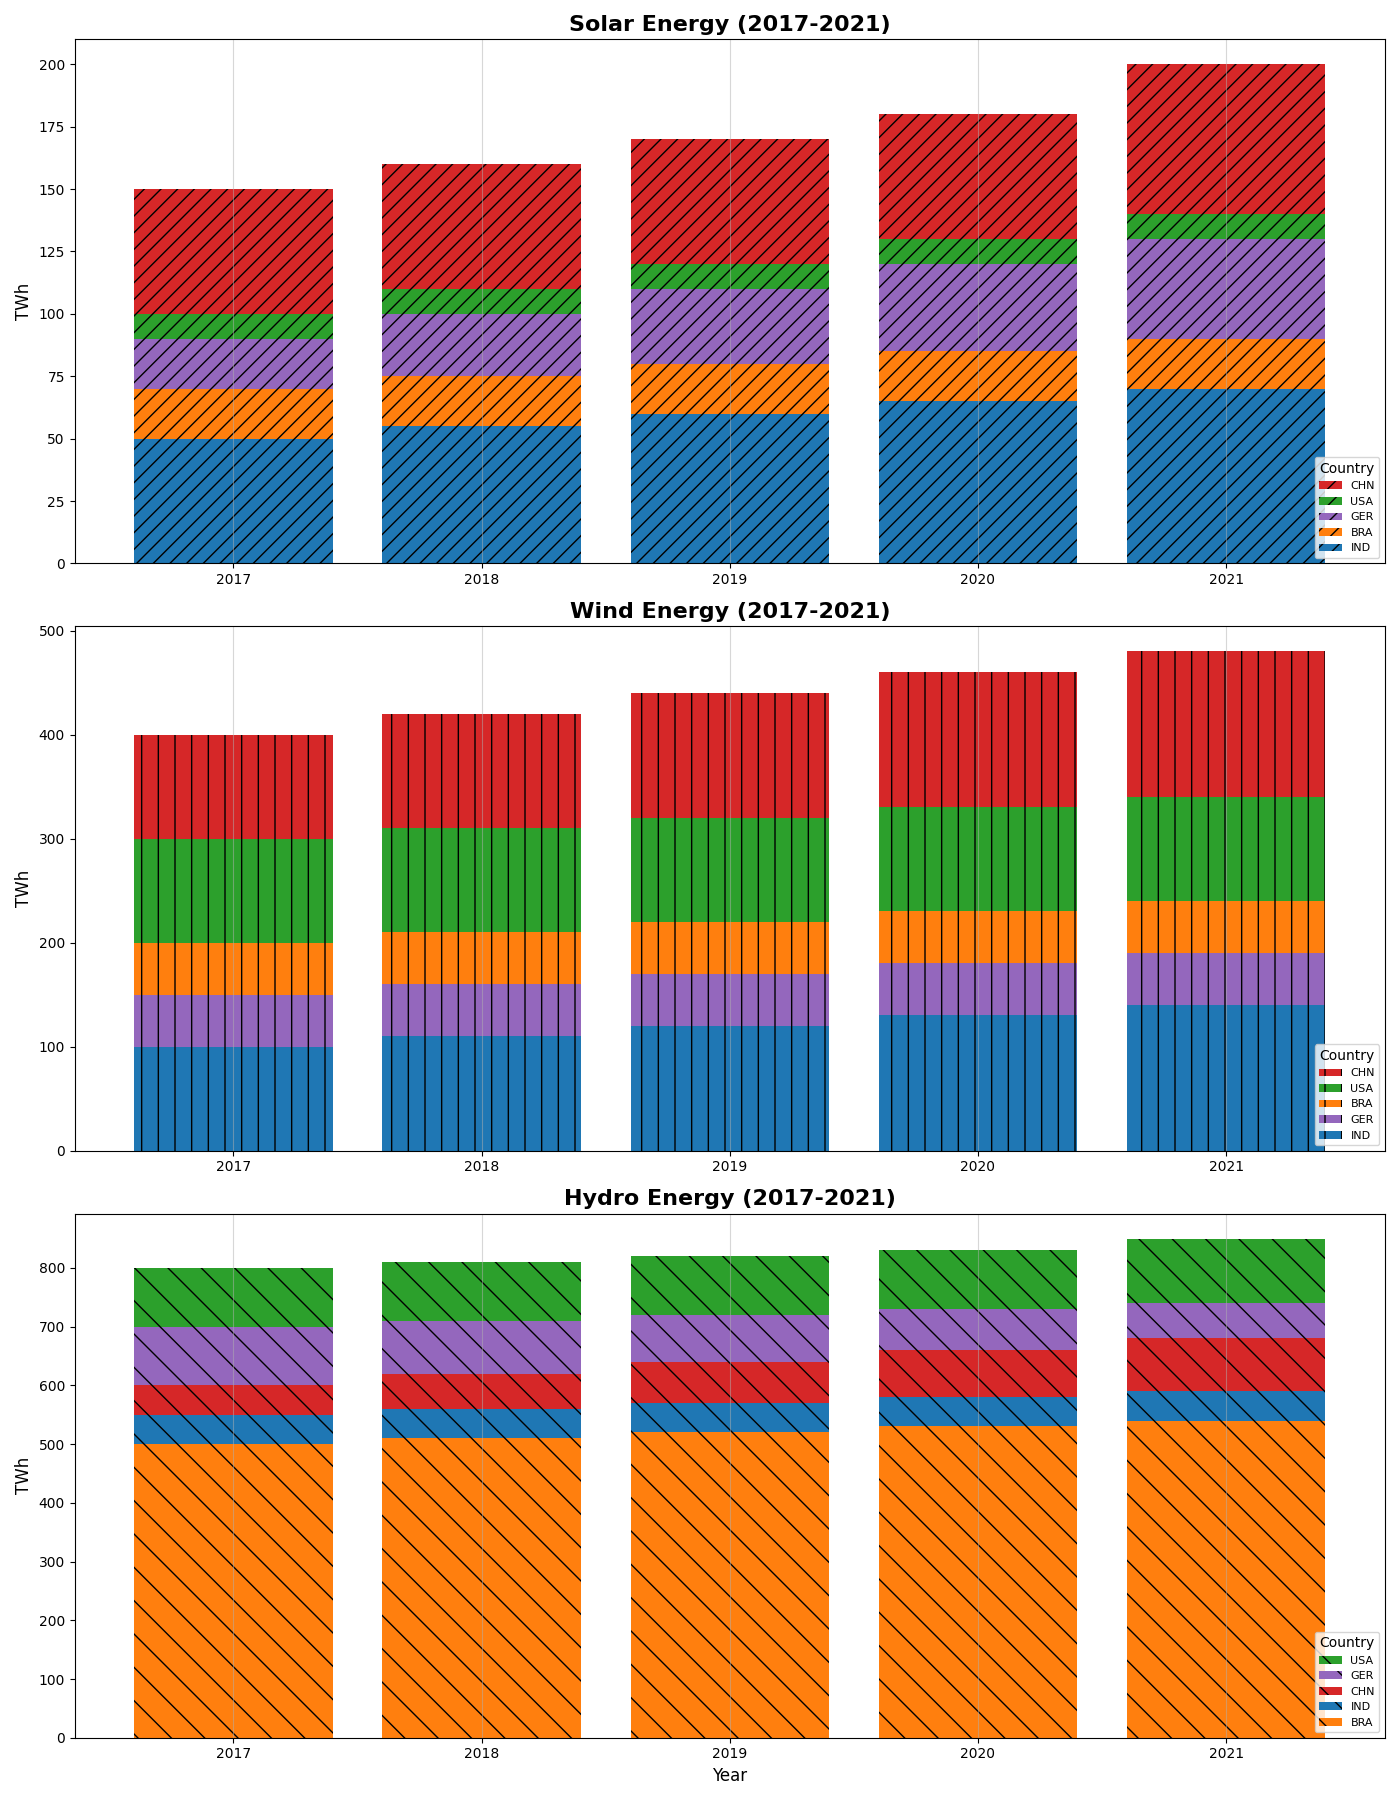

Source code (Python):
import matplotlib.pyplot as plt
import numpy as np

countries = ['USA', 'GER', 'CHN', 'IND', 'BRA']
years = ['2017', '2018', '2019', '2020', '2021']
solar_energy = np.array([
    [100, 110, 120, 130, 140], 
    [90, 100, 110, 120, 130], 
    [150, 160, 170, 180, 200], 
    [50, 55, 60, 65, 70], 
    [70, 75, 80, 85, 90]
])
wind_energy = np.array([
    [300, 310, 320, 330, 340], 
    [150, 160, 170, 180, 190], 
    [400, 420, 440, 460, 480], 
    [100, 110, 120, 130, 140], 
    [200, 210, 220, 230, 240]
])
hydro_energy = np.array([
    [800, 810, 820, 830, 850], 
    [700, 710, 720, 730, 740], 
    [600, 620, 640, 660, 680], 
    [550, 560, 570, 580, 590], 
    [500, 510, 520, 530, 540]
])

fig, axes = plt.subplots(3, 1, figsize=(14, 18))
fig.subplots_adjust(hspace=0.4)

new_shuffled_colors = ['#2ca02c', '#9467bd', '#d62728', '#1f77b4', '#ff7f0e']

# Sort function for descending order based on the energy values of 2021
def sort_data_by(values):
    sorted_indices = np.argsort(values)[::-1]
    return sorted_indices

# Solar Energy Plot
sorted_indices = sort_data_by(solar_energy[:, -1])
for idx in sorted_indices:
    axes[0].bar(years, solar_energy[idx], label=countries[idx], color=new_shuffled_colors[idx], hatch='//')
axes[0].set_title('Solar Energy (2017-2021)', fontsize=16, fontweight='bold')
axes[0].set_ylabel('TWh', fontsize=12)
axes[0].legend(title='Country', fontsize=8, loc='lower right', bbox_to_anchor=(1, 0), title_fontsize='10')
axes[0].grid(axis='x', linestyle='-', alpha=0.5)

# Wind Energy Plot
sorted_indices = sort_data_by(wind_energy[:, -1])
for idx in sorted_indices:
    axes[1].bar(years, wind_energy[idx], label=countries[idx], color=new_shuffled_colors[idx], hatch='|')
axes[1].set_title('Wind Energy (2017-2021)', fontsize=16, fontweight='bold')
axes[1].set_ylabel('TWh', fontsize=12)
axes[1].legend(title='Country', fontsize=8, loc='lower right', bbox_to_anchor=(1, 0), title_fontsize='10')
axes[1].grid(axis='x', linestyle='-', alpha=0.5)

# Hydro Energy Plot
sorted_indices = sort_data_by(hydro_energy[:, -1])
for idx in sorted_indices:
    axes[2].bar(years, hydro_energy[idx], label=countries[idx], color=new_shuffled_colors[idx], hatch='\\')
axes[2].set_title('Hydro Energy (2017-2021)', fontsize=16, fontweight='bold')
axes[2].set_xlabel('Year', fontsize=12)
axes[2].set_ylabel('TWh', fontsize=12)
axes[2].legend(title='Country', fontsize=8, loc='lower right', bbox_to_anchor=(1, 0), title_fontsize='10')
axes[2].grid(axis='x', linestyle='-', alpha=0.5)

plt.tight_layout()
plt.show()
